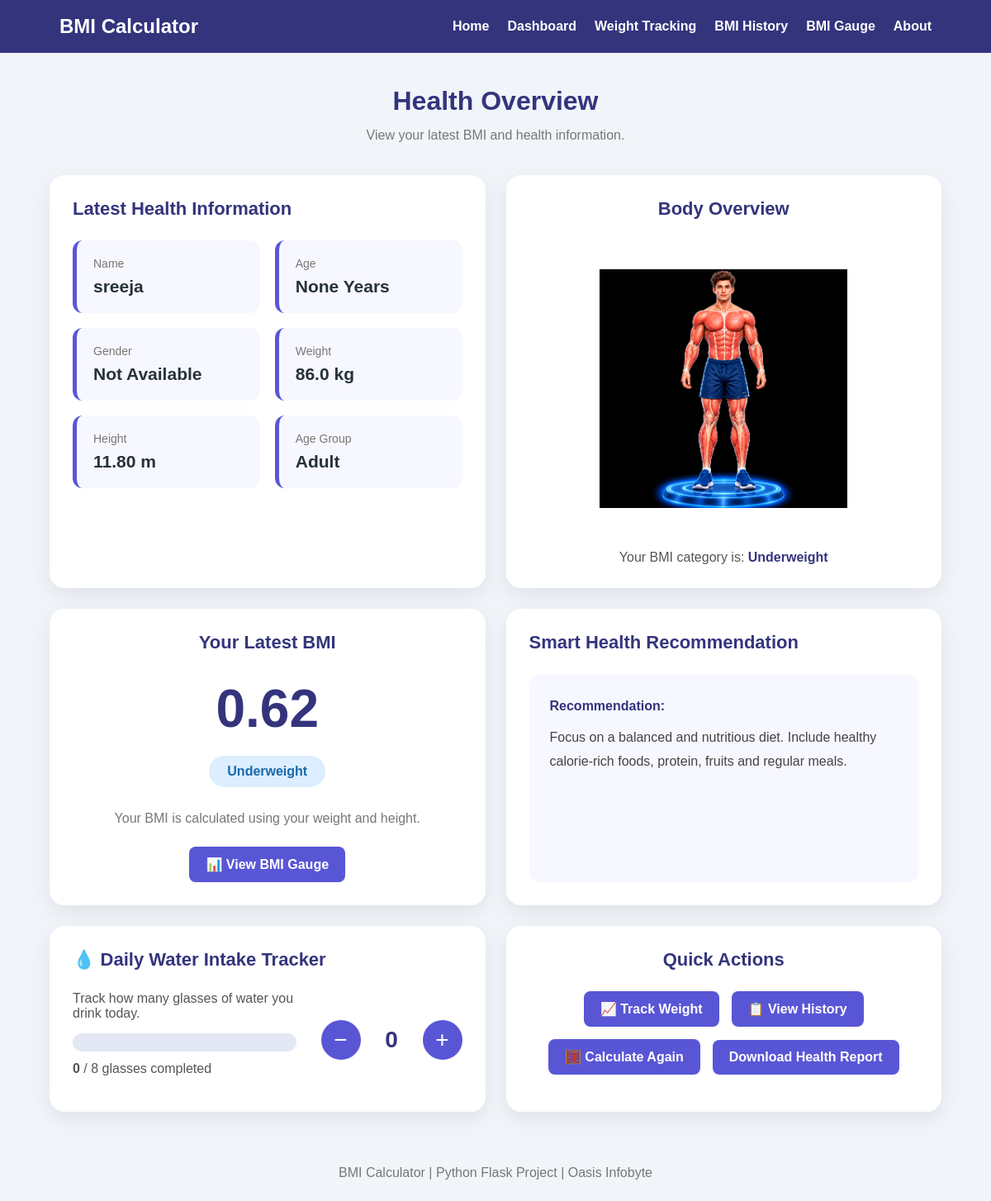
Page /dashboard on the earlier database version.
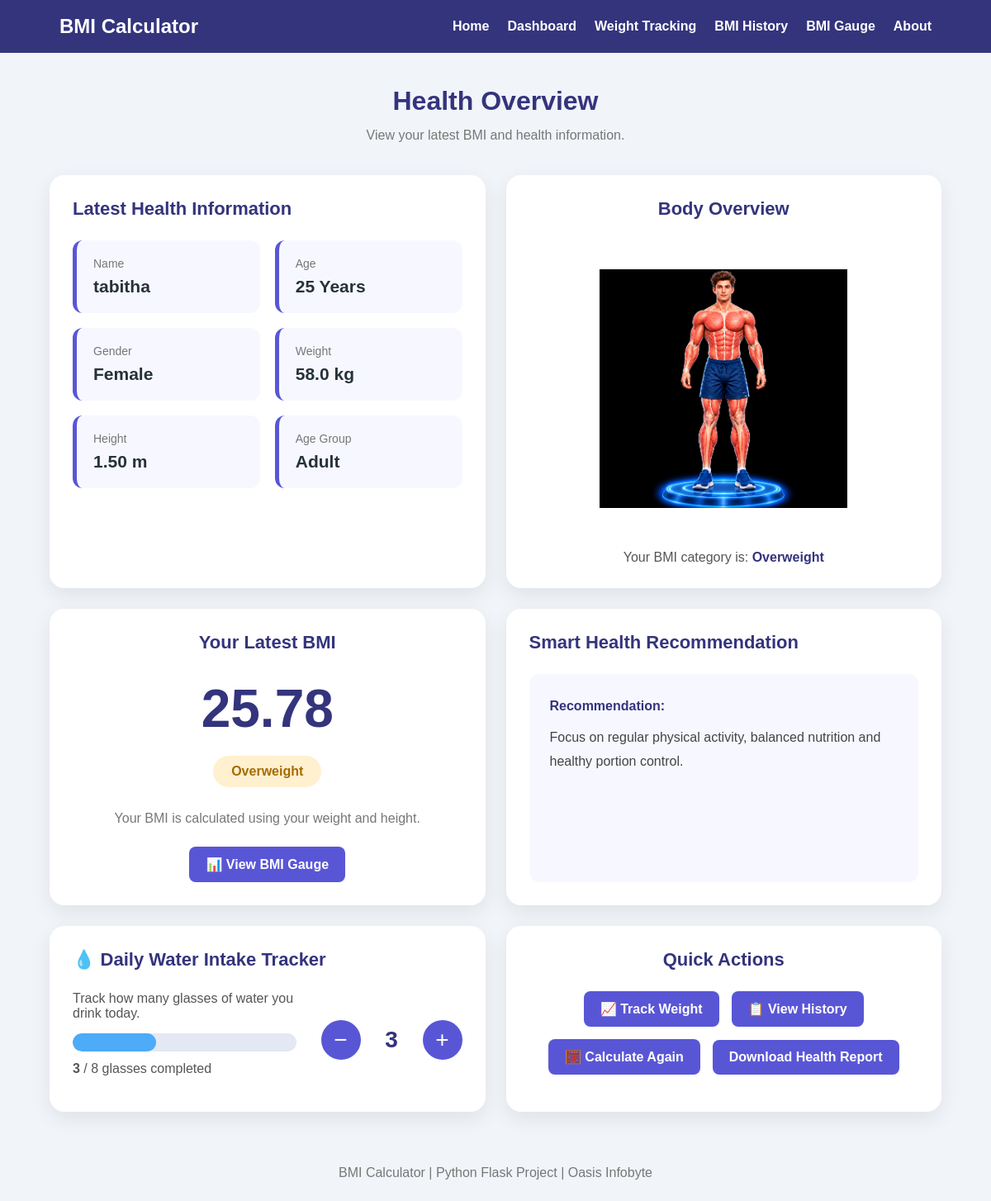
Same page on the later database version.
### tables this page shows
CREATE TABLE bmi_records (
            id INTEGER PRIMARY KEY AUTOINCREMENT,
            weight REAL,
            height REAL,
            bmi REAL,
            category TEXT,
            date TEXT
        , name TEXT, age INTEGER
                DEFAULT 18, gender TEXT
                DEFAULT 'Other', age_group TEXT);

### app.py (the view)
@app.route("/dashboard")
def dashboard():
    records = get_records()
    latest_record = None
    latest_category_class = None
    if records:
        latest_record = records[0]
        category = (
            latest_record["category"]
            .lower()
            .replace(" ", "-")
        )
        if category == "underweight":
            latest_category_class = "underweight"
        elif category in [
            "normal",
            "healthy-range"
        ]:
            latest_category_class = "normal"
        elif category == "overweight":
            latest_category_class = "overweight"
        else:
            latest_category_class = "obese"
    water_count = get_today_water()
    return render_template(
        "dashboard.html",
        latest_record=latest_record,
        latest_category_class=latest_category_class,
        water_count=water_count
    )

### database.py (called while the page is built)
def get_connection():
    connection = sqlite3.connect(DATABASE_PATH)
    connection.row_factory = sqlite3.Row
    return connection

def get_records():
    with get_connection() as connection:
        cursor = connection.cursor()
        cursor.execute("""
            SELECT

                id,
                name,
                age,
                gender,
                age_group,
                weight,
                height,
                bmi,
                category,
                date

            FROM bmi_records

            ORDER BY id DESC
        """)
        return cursor.fetchall()

def get_today_water():
    today = datetime.now().strftime("%Y-%m-%d")
    with get_connection() as connection:
        cursor = connection.cursor()
        cursor.execute("""
            SELECT water_count
            FROM water_records
            WHERE date = ?
        """, (today,))
        record = cursor.fetchone()
        if record:
            return record["water_count"]
        return 0

### templates/dashboard.html (shortened to what this page needs)
<!DOCTYPE html>
<html lang="en">
<head>
    <link
        rel="stylesheet"
        href="{{ url_for('static', filename='css/style.css') }}"
    >
</head>
<body>
<nav class="navbar">
    <h2>BMI Calculator</h2>
    <div class="nav-links">
        <a href="{{ url_for('index') }}">
            Home
        </a>
        <a href="{{ url_for('dashboard') }}">
            Dashboard
        </a>
        <a href="{{ url_for('weight_tracker') }}">
            Weight Tracking
        </a>
        <a href="{{ url_for('history') }}">
            BMI History
        </a>
        <a href="{{ url_for('show_graph') }}">
            BMI Gauge
        </a>
        <a href="{{ url_for('about') }}">
            About
        </a>
    </div>
</nav>
<div class="container">
    <h1 class="page-title">
        Health Overview
    </h1>
    <p class="subtitle">
        View your latest BMI and health information.
    </p>
    {% if latest_record %}
    <div class="dashboard-grid">
        <div class="card overview-card">
            <h2>Latest Health Information</h2>
            <div class="stats-grid">
                <div class="stat-box">
                    <div class="stat-label">
                        Name
                    </div>
                    <div class="stat-value">
                        {{ latest_record['name'] }}
                    </div>
                </div>
                <div class="stat-box">
                    <div class="stat-label">
                        Age
                    </div>
                    <div class="stat-value">
                        {{ latest_record['age'] }} Years
                    </div>
                </div>
                <div class="stat-box">
                    <div class="stat-label">
                        Gender
                    </div>
                    <div class="stat-value">
                        {% if latest_record['gender'] %}
                            {{ latest_record['gender']|capitalize }}
                        {% else %}
                            Not Available
                        {% endif %}
                    </div>
                </div>
                <div class="stat-box">
                    <div class="stat-label">
                        Weight
                    </div>
                    <div class="stat-value">
                        {{ "%.1f"|format(latest_record['weight']) }} kg
                    </div>
                </div>
                <div class="stat-box">
                    <div class="stat-label">
                        Height
                    </div>
                    <div class="stat-value">
                        {{ "%.2f"|format(latest_record['height']) }} m
                    </div>
                </div>
                <div class="stat-box">
                    <div class="stat-label">
                        Age Group
                    </div>
                    <div class="stat-value">
                        {% if latest_record['age_group'] == 'child' %}
                            Child / Teen
                        {% else %}
                            Adult
                        {% endif %}
                    </div>
                </div>
            </div>
        </div>
        <div class="card body-card">
            <h2>Body Overview</h2>
            <div class="body-visual">
                <img
                    src="{{ url_for(
                        'static',
                        filename='images/human-body.png'
                    ) }}"
                    alt="Human Body Model"
                    class="human-body-image"
                >
            </div>
            <p class="body-message">
                Your BMI category is:
                <strong>
                    {{ latest_record['category'] }}
                </strong>
            </p>
        </div>
        <div class="card bmi-result">
            <h2>Your Latest BMI</h2>
            <div class="bmi-number">
                {{ "%.2f"|format(latest_record['bmi']) }}
            </div>
            <span
                class="category-badge {{ latest_category_class }}"
            >
                {{ latest_record['category'] }}
            </span>
            <p class="bmi-description">
                Your BMI is calculated using your
                weight and height.
            </p>
            <a
                href="{{ url_for('show_graph') }}"
                class="dashboard-btn"
            >
                📊 View BMI Gauge
            </a>
        </div>
        <div class="card recommendation-card">
            <h2>Smart Health Recommendation</h2>
            <div class="recommendation">
                {% if latest_record['category'] == 'Underweight' %}
                    <strong>Recommendation:</strong>
                    <p>
                        Focus on a balanced and nutritious diet.
                        Include healthy calorie-rich foods, protein,
                        fruits and regular meals.
                    </p>
                {% elif latest_record['category'] == 'Overweight' %}
                    <strong>Recommendation:</strong>
                    <p>
                        Focus on regular physical activity,
                        balanced nutrition and healthy portion control.
                    </p>
                {% endif %}
            </div>
        </div>
        <div class="card water-card">
            <h2>
                💧 Daily Water Intake Tracker
            </h2>
            <div class="water-content">
                <div class="water-info">
                    <p>
                        Track how many glasses of water you drink today.
                    </p>
                    <div class="water-progress-bg">
                        <div
                            class="water-progress"
                            id="waterProgress"
                        ></div>
                    </div>
                    <p class="water-status">
                        <strong id="waterText">
                            {{ water_count }}
                        </strong>
                        / 8 glasses completed
                    </p>
                </div>
                <div class="water-controls">
                    <button
                        class="water-btn"
                        type="button"
                        onclick="removeWater()"
                    >
                        −
                    </button>
                    <span
                        class="water-count"
                        id="waterCount"
                    >
                        {{ water_count }}
                    </span>
                    <button
                        class="water-btn"
                        type="button"
                        onclick="addWater()"
                    >
                        +
                    </button>
                </div>
            </div>
        </div>
        <div class="card quick-actions-card">
            <h2>
                Quick Actions
            </h2>
            <div class="quick-actions">
                <a
                    href="{{ url_for('weight_tracker') }}"
                    class="dashboard-btn"
                >
                    📈 Track Weight
                </a>
                <a
                    href="{{ url_for('history') }}"
                    class="dashboard-btn"
                >
                    📋 View History
                </a>
                <a
                    href="{{ url_for('index') }}"
                    class="dashboard-btn"
                >
                    🧮 Calculate Again
                </a>
                <a
                    href="{{ url_for('download_report') }}"
                    class="download-report-btn"
                >
                     Download Health Report
                </a>
            </div>
        </div>
    </div>
    {% endif %}
</div>
<footer>
    <p>
        BMI Calculator | Python Flask Project |
        Oasis Infobyte
    </p>
</footer>
</body>
</html>

### static/css/style.css (style rules this page uses)
* { margin: 0; padding: 0; box-sizing: border-box; font-family: Arial, sans-serif; }
body { background: #f1f4f9; color: #263238; min-height: 100vh; display: flex; flex-direction: column; }
.navbar { background: #34347d; padding: 18px 6%; display: flex; justify-content: space-between; align-items: center; gap: 20px; flex-wrap: wrap; }
.navbar h2 { color: white; font-size: 24px; }
.nav-links { display: flex; align-items: center; justify-content: center; gap: 22px; flex-wrap: wrap; }
.nav-links a { color: white; text-decoration: none; font-weight: bold; transition: 0.3s; }
.container { width: 100%; max-width: 1400px; margin: 0 auto; padding: 40px 5%; flex: 1; }
.page-title { text-align: center; color: #34347d; font-size: 32px; margin-bottom: 10px; }
.subtitle { text-align: center; color: #777; margin-bottom: 35px; font-size: 16px; line-height: 1.6; }
.dashboard-grid { display: grid; grid-template-columns: repeat(2, minmax(0, 1fr)); gap: 25px; align-items: stretch; }
.card { background: white; border-radius: 18px; padding: 28px; box-shadow: 0 8px 25px rgba(0, 0, 0, 0.08); min-width: 0; transition: transform 0.3s ease, box-shadow 0.3s ease; }
.card h2 { color: #34347d; margin-bottom: 25px; font-size: 22px; }
.overview-card { width: 100%; }
.stats-grid { display: grid; grid-template-columns: repeat(2, 1fr); gap: 18px; }
.stat-box { background: #f7f8ff; padding: 20px; border-radius: 12px; border-left: 5px solid #5956d6; }
.stat-label { color: #777; font-size: 14px; margin-bottom: 8px; }
.stat-value { color: #263238; font-size: 21px; font-weight: bold; }
.body-card { text-align: center; }
.body-visual { width: 100%; min-height: 360px; display: flex; justify-content: center; align-items: center; overflow: hidden; padding: 10px; }
.human-body-image { display: block; width: 100%; max-width: 300px; height: 340px; object-fit: contain; animation: bodyFloat 3s ease-in-out infinite; }
.body-message { margin-top: 15px; font-size: 16px; color: #555; }
.body-message strong { color: #34347d; }
.bmi-result { text-align: center; }
.bmi-number { font-size: 64px; font-weight: bold; color: #34347d; margin: 30px 0 20px; }
.category-badge { display: inline-block; padding: 10px 22px; border-radius: 25px; font-weight: bold; font-size: 16px; }
.category-badge.overweight { background: #fff0cf; color: #a66b00; }
.bmi-description { margin-top: 25px; color: #777; line-height: 1.6; }
.dashboard-btn { display: inline-block; margin-top: 22px; padding: 12px 20px; background: #5956d6; color: white; text-decoration: none; font-weight: bold; border-radius: 8px; transition: 0.3s; }
.recommendation-card { display: flex; flex-direction: column; }
.recommendation { background: #f7f8ff; padding: 25px; border-radius: 12px; line-height: 1.8; color: #444; flex-grow: 1; }
.recommendation strong { color: #34347d; display: block; margin-bottom: 10px; }
.water-card { width: 100%; }
.water-content { display: flex; justify-content: space-between; align-items: center; gap: 30px; flex-wrap: wrap; }
.water-info { flex: 1; min-width: 250px; }
.water-info p { color: #555; margin-bottom: 15px; }
.water-status { margin-top: 5px; }
.water-progress-bg { width: 100%; height: 22px; background: #e4e8f5; border-radius: 20px; overflow: hidden; margin-bottom: 12px; }
.water-progress { width: 0%; height: 100%; background: #4dabf7; border-radius: 20px; transition: width 0.4s ease; }
.water-controls { display: flex; align-items: center; justify-content: center; gap: 20px; }
.water-btn { width: 48px; height: 48px; border: none; border-radius: 50%; background: #5956d6; color: white; font-size: 28px; cursor: pointer; transition: 0.3s; }
.water-count { font-size: 28px; font-weight: bold; min-width: 35px; text-align: center; color: #34347d; }
.quick-actions-card { text-align: center; }
.quick-actions { display: flex; justify-content: center; align-items: center; gap: 15px; flex-wrap: wrap; }
.quick-actions .dashboard-btn { margin-top: 0; }
.download-report-btn { display: inline-block; margin-top: 20px; padding: 12px 20px; background: #5956d6; color: white; text-decoration: none; border-radius: 8px; font-weight: bold; transition: 0.3s; }
footer { text-align: center; padding: 25px; color: #777; }
.quick-actions .action-btn, .quick-actions .download-report-btn { margin-top: 0; }

Differences in the rows shown:
no longer on this page (row edited): bmi_records: name "sreeja", weight "86.0", height "11.80", category "Underweight", bmi "0.62"
added bmi_records: name "tabitha", age "25", gender "Female", weight "58.0", height "1.50", category "Overweight", bmi "25.78"
Other differences:
{{ water_count }}: "0" → "3"
{{ latest_record['age'] }}: "None" → (not shown)
text no longer shown: "Not Available Focus on a balanced and nutritious diet. Include healthy calorie-rich foods, protein, fruits and regular meals."
text now shown: "Focus on regular physical activity, balanced nutrition and healthy portion control."
